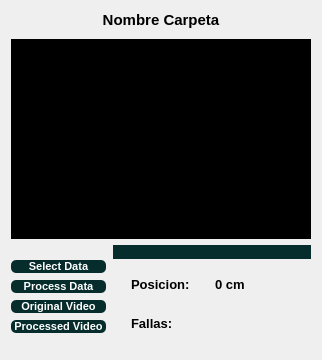
                 <widget class="QFrame" name="frame_control">
                  <property name="minimumSize">
                   <size>
                    <width>0</width>
                    <height>0</height>
                   </size>
                  </property>
                  <property name="maximumSize">
                   <size>
                    <width>16777215</width>
                    <height>10000000</height>
                   </size>
                  </property>
                  <property name="styleSheet">
                   <string notr="true">border:none;</string>
                  </property>
                  <property name="frameShape">
                   <enum>QFrame::StyledPanel</enum>
                  </property>
                  <property name="frameShadow">
                   <enum>QFrame::Raised</enum>
                  </property>
                  <layout class="QVBoxLayout" name="verticalLayout_16">
                   <item alignment="Qt::AlignHCenter">
                    <widget class="QFrame" name="Video_player">
                     <property name="styleSheet">
                      <string notr="true">border:none;
</string>
                     </property>
                     <property name="frameShape">
                      <enum>QFrame::StyledPanel</enum>
                     </property>
                     <property name="frameShadow">
                      <enum>QFrame::Raised</enum>
                     </property>
                     <layout class="QVBoxLayout" name="verticalLayout_22">
                      <property name="spacing">
                       <number>10</number>
                      </property>
                      <property name="leftMargin">
                       <number>0</number>
                      </property>
                      <property name="topMargin">
                       <number>0</number>
                      </property>
                      <property name="rightMargin">
                       <number>0</number>
                      </property>
                      <property name="bottomMargin">
                       <number>0</number>
                      </property>
                      <item>
                       <widget class="QLabel" name="label_23">
                        <property name="maximumSize">
                         <size>
                          <width>16777215</width>
                          <height>20</height>
                         </size>
                        </property>
                        <property name="font">
                         <font>
                          <pointsize>11</pointsize>
                          <weight>75</weight>
                          <bold>true</bold>
                         </font>
                        </property>
                        <property name="text">
                         <string>Nombre Carpeta</string>
                        </property>
                        <property name="alignment">
                         <set>Qt::AlignCenter</set>
                        </property>
                       </widget>
                      </item>
                      <item>
                       <widget class="QLabel" name="label_24">
                        <property name="minimumSize">
                         <size>
                          <width>300</width>
                          <height>200</height>
                         </size>
                        </property>
                        <property name="maximumSize">
                         <size>
                          <width>500</width>
                          <height>300</height>
                         </size>
                        </property>
                        <property name="styleSheet">
                         <string notr="true">border: 1px solid black;
background-color: rgb(0, 0, 0);</string>
                        </property>
                        <property name="text">
                         <string/>
                        </property>
                        <property name="scaledContents">
                         <bool>true</bool>
                        </property>
                        <property name="alignment">
                         <set>Qt::AlignCenter</set>
                        </property>
                       </widget>
                      </item>
                     </layout>
                    </widget>
                   </item>
                   <item>
                    <widget class="QFrame" name="frame_21">
                     <property name="styleSheet">
                      <string notr="true">border:none;
</string>
                     </property>
                     <property name="frameShape">
                      <enum>QFrame::StyledPanel</enum>
                     </property>
                     <property name="frameShadow">
                      <enum>QFrame::Raised</enum>
                     </property>
                     <layout class="QHBoxLayout" name="horizontalLayout_20">
                      <property name="spacing">
                       <number>7</number>
                      </property>
                      <property name="leftMargin">
                       <number>0</number>
                      </property>
                      <property name="topMargin">
                       <number>0</number>
                      </property>
                      <property name="rightMargin">
                       <number>0</number>
                      </property>
                      <property name="bottomMargin">
                       <number>0</number>
                      </property>
                      <item alignment="Qt::AlignVCenter">
                       <widget class="QFrame" name="frame_22">
                        <property name="styleSheet">
                         <string notr="true">border:none;
</string>
                        </property>
                        <property name="frameShape">
                         <enum>QFrame::StyledPanel</enum>
                        </property>
                        <property name="frameShadow">
                         <enum>QFrame::Raised</enum>
                        </property>
                        <layout class="QVBoxLayout" name="verticalLayout_17">
                         <property name="spacing">
                          <number>7</number>
                         </property>
                         <property name="leftMargin">
                          <number>0</number>
                         </property>
                         <property name="topMargin">
                          <number>0</number>
                         </property>
                         <property name="rightMargin">
                          <number>0</number>
                         </property>
                         <property name="bottomMargin">
                          <number>0</number>
                         </property>
                         <item>
                          <widget class="QPushButton" name="btn_archivo">
                           <property name="minimumSize">
                            <size>
                             <width>60</width>
                             <height>0</height>
                            </size>
                           </property>
                           <property name="maximumSize">
                            <size>
                             <width>250</width>
                             <height>16777215</height>
                            </size>
                           </property>
                           <property name="font">
                            <font>
                             <pointsize>8</pointsize>
                             <weight>75</weight>
                             <bold>true</bold>
                            </font>
                           </property>
                           <property name="styleSheet">
                            <string notr="true">border: none;
    border-radius: 5px;
background-color: rgb(6, 44, 44);
radius: 10px;
color: rgb(255, 255, 255);</string>
                           </property>
                           <property name="text">
                            <string>Select Data</string>
                           </property>
                           <property name="icon">
                            <iconset>
                             <normaloff>Iconos/icons8-save-48.png</normaloff>Iconos/icons8-save-48.png</iconset>
                           </property>
                           <property name="iconSize">
                            <size>
                             <width>25</width>
                             <height>25</height>
                            </size>
                           </property>
                          </widget>
                         </item>
                         <item>
                          <widget class="QPushButton" name="btn_procesar">
                           <property name="maximumSize">
                            <size>
                             <width>230</width>
                             <height>16777215</height>
                            </size>
                           </property>
                           <property name="font">
                            <font>
                             <pointsize>8</pointsize>
                             <weight>75</weight>
                             <bold>true</bold>
                            </font>
                           </property>
                           <property name="styleSheet">
                            <string notr="true">border: none;
    border-radius: 5px;
background-color: rgb(6, 44, 44);
radius: 10px;
color: rgb(255, 255, 255);</string>
                           </property>
                           <property name="text">
                            <string>Process Data</string>
                           </property>
                           <property name="icon">
                            <iconset>
                             <normaloff>Iconos/icons8-ohio-50.png</normaloff>Iconos/icons8-ohio-50.png</iconset>
                           </property>
                           <property name="iconSize">
                            <size>
                             <width>25</width>
                             <height>25</height>
                            </size>
                           </property>
                          </widget>
                         </item>
                         <item>
                          <widget class="QPushButton" name="btn_original">
                           <property name="maximumSize">
                            <size>
                             <width>230</width>
                             <height>16777215</height>
                            </size>
                           </property>
                           <property name="font">
                            <font>
                             <pointsize>8</pointsize>
                             <weight>75</weight>
                             <bold>true</bold>
                            </font>
                           </property>
                           <property name="styleSheet">
                            <string notr="true">border: none;
    border-radius: 5px;
background-color: rgb(6, 44, 44);
radius: 10px;
color: rgb(255, 255, 255);</string>
                           </property>
                           <property name="text">
                            <string>Original Video</string>
                           </property>
                           <property name="icon">
                            <iconset>
                             <normaloff>Iconos/icons8-video-camera-48.png</normaloff>Iconos/icons8-video-camera-48.png</iconset>
                           </property>
                           <property name="iconSize">
                            <size>
                             <width>30</width>
                             <height>30</height>
                            </size>
                           </property>
                          </widget>
                         </item>
                         <item>
                          <widget class="QPushButton" name="btn_procesado">
                           <property name="maximumSize">
                            <size>
                             <width>230</width>
                             <height>16777215</height>
                            </size>
                           </property>
                           <property name="font">
                            <font>
                             <pointsize>8</pointsize>
                             <weight>75</weight>
                             <bold>true</bold>
                            </font>
                           </property>
                           <property name="styleSheet">
                            <string notr="true">border: none;
    border-radius: 5px;
background-color: rgb(6, 44, 44);
radius: 10px;
color: rgb(255, 255, 255);</string>
                           </property>
                           <property name="text">
                            <string>Processed Video</string>
                           </property>
                           <property name="icon">
                            <iconset>
                             <normaloff>Iconos/image.png</normaloff>Iconos/image.png</iconset>
                           </property>
                           <property name="iconSize">
                            <size>
                             <width>30</width>
                             <height>30</height>
                            </size>
                           </property>
                          </widget>
                         </item>
                        </layout>
                       </widget>
                      </item>
                      <item>
                       <widget class="QFrame" name="frame_23">
                        <property name="styleSheet">
                         <string notr="true">border:none;
</string>
                        </property>
                        <property name="frameShape">
                         <enum>QFrame::StyledPanel</enum>
                        </property>
                        <property name="frameShadow">
                         <enum>QFrame::Raised</enum>
                        </property>
                        <layout class="QVBoxLayout" name="verticalLayout_18">
                         <property name="leftMargin">
                          <number>0</number>
                         </property>
                         <property name="topMargin">
                          <number>0</number>
                         </property>
                         <property name="rightMargin">
                          <number>0</number>
                         </property>
                         <property name="bottomMargin">
                          <number>0</number>
                         </property>
                         <item>
                          <widget class="QFrame" name="frame_26">
                           <property name="frameShape">
                            <enum>QFrame::StyledPanel</enum>
                           </property>
                           <property name="frameShadow">
                            <enum>QFrame::Raised</enum>
                           </property>
                           <layout class="QVBoxLayout" name="verticalLayout_19">
                            <property name="spacing">
                             <number>0</number>
                            </property>
                            <property name="leftMargin">
                             <number>0</number>
                            </property>
                            <property name="topMargin">
                             <number>0</number>
                            </property>
                            <property name="rightMargin">
                             <number>0</number>
                            </property>
                            <property name="bottomMargin">
                             <number>0</number>
                            </property>
                            <item>
                             <widget class="QFrame" name="frame_25">
                              <property name="maximumSize">
                               <size>
                                <width>231</width>
                                <height>30</height>
                               </size>
                              </property>
                              <property name="styleSheet">
                               <string notr="true">border: none;
    border-radius: 10px;
background-color: rgb(6, 44, 44);
radius: 10px;
color: rgb(255, 255, 255);</string>
                              </property>
                              <property name="frameShape">
                               <enum>QFrame::StyledPanel</enum>
                              </property>
                              <property name="frameShadow">
                               <enum>QFrame::Raised</enum>
                              </property>
                              <layout class="QHBoxLayout" name="horizontalLayout_23">
                               <property name="spacing">
                                <number>10</number>
                               </property>
                               <property name="leftMargin">
                                <number>20</number>
                               </property>
                               <property name="topMargin">
                                <number>0</number>
                               </property>
                               <property name="rightMargin">
                                <number>20</number>
                               </property>
                               <property name="bottomMargin">
                                <number>0</number>
                               </property>
                               <item>
                                <widget class="QPushButton" name="btn_prev">
                                 <property name="styleSheet">
                                  <string notr="true">border: none;
    border-radius: 10px;
background-color: rgb(6, 44, 44);
radius: 10px;
color: rgb(255, 255, 255);</string>
                                 </property>
                                 <property name="text">
                                  <string/>
                                 </property>
                                 <property name="icon">
                                  <iconset>
                                   <normaloff>Iconos/icons8-back-48.png</normaloff>Iconos/icons8-back-48.png</iconset>
                                 </property>
                                 <property name="iconSize">
                                  <size>
                                   <width>25</width>
                                   <height>25</height>
                                  </size>
                                 </property>
                                </widget>
                               </item>
                               <item>
                                <widget class="QPushButton" name="btn_play">
                                 <property name="styleSheet">
                                  <string notr="true">border: none;
    border-radius: 10px;
background-color: rgb(6, 44, 44);
radius: 10px;
color: rgb(255, 255, 255);</string>
                                 </property>
                                 <property name="text">
                                  <string/>
                                 </property>
                                 <property name="icon">
                                  <iconset>
                                   <normaloff>Iconos/icons8-play-48.png</normaloff>Iconos/icons8-play-48.png</iconset>
                                 </property>
                                 <property name="iconSize">
                                  <size>
                                   <width>25</width>
                                   <height>25</height>
                                  </size>
                                 </property>
                                </widget>
                               </item>
                               <item>
                                <widget class="QPushButton" name="btn_pause">
                                 <property name="styleSheet">
                                  <string notr="true">border: none;
    border-radius: 10px;
background-color: rgb(6, 44, 44);
radius: 10px;
color: rgb(255, 255, 255);</string>
                                 </property>
                                 <property name="text">
                                  <string/>
                                 </property>
                                 <property name="icon">
                                  <iconset>
                                   <normaloff>Iconos/icons8-pause-48.png</normaloff>Iconos/icons8-pause-48.png</iconset>
                                 </property>
                                 <property name="iconSize">
                                  <size>
                                   <width>25</width>
                                   <height>25</height>
                                  </size>
                                 </property>
                                </widget>
                               </item>
                               <item>
                                <widget class="QPushButton" name="btn_next">
                                 <property name="styleSheet">
                                  <string notr="true">border: none;
    border-radius: 10px;
background-color: rgb(6, 44, 44);
radius: 10px;
color: rgb(255, 255, 255);</string>
                                 </property>
                                 <property name="text">
                                  <string/>
                                 </property>
                                 <property name="icon">
                                  <iconset>
                                   <normaloff>Iconos/icons8-next-48.png</normaloff>Iconos/icons8-next-48.png</iconset>
                                 </property>
                                 <property name="iconSize">
                                  <size>
                                   <width>25</width>
                                   <height>25</height>
                                  </size>
                                 </property>
                                </widget>
                               </item>
                              </layout>
                             </widget>
                            </item>
                            <item>
                             <widget class="QFrame" name="datos">
                              <property name="frameShape">
                               <enum>QFrame::StyledPanel</enum>
                              </property>
                              <property name="frameShadow">
                               <enum>QFrame::Raised</enum>
                              </property>
                              <layout class="QVBoxLayout" name="verticalLayout_21">
                               <item>
                                <widget class="QFrame" name="frame_30">
                                 <property name="frameShape">
                                  <enum>QFrame::StyledPanel</enum>
                                 </property>
                                 <property name="frameShadow">
                                  <enum>QFrame::Raised</enum>
                                 </property>
                                 <layout class="QHBoxLayout" name="horizontalLayout_27">
                                  <item>
                                   <widget class="QLabel" name="label_19">
                                    <property name="font">
                                     <font>
                                      <pointsize>10</pointsize>
                                      <weight>75</weight>
                                      <bold>true</bold>
                                     </font>
                                    </property>
                                    <property name="text">
                                     <string>Posicion:</string>
                                    </property>
                                   </widget>
                                  </item>
                                  <item>
                                   <widget class="QLabel" name="label_20">
                                    <property name="font">
                                     <font>
                                      <pointsize>10</pointsize>
                                      <weight>75</weight>
                                      <bold>true</bold>
                                     </font>
                                    </property>
                                    <property name="text">
                                     <string>0 cm</string>
                                    </property>
                                   </widget>
                                  </item>
                                 </layout>
                                </widget>
                               </item>
                               <item>
                                <widget class="QFrame" name="frame_31">
                                 <property name="font">
                                  <font>
                                   <weight>75</weight>
                                   <bold>true</bold>
                                  </font>
                                 </property>
                                 <property name="frameShape">
                                  <enum>QFrame::StyledPanel</enum>
                                 </property>
                                 <property name="frameShadow">
                                  <enum>QFrame::Raised</enum>
                                 </property>
                                 <layout class="QHBoxLayout" name="horizontalLayout_28">
                                  <item>
                                   <widget class="QLabel" name="label_21">
                                    <property name="font">
                                     <font>
                                      <pointsize>10</pointsize>
                                      <weight>75</weight>
                                      <bold>true</bold>
                                     </font>
                                    </property>
                                    <property name="text">
                                     <string>Fallas:</string>
                                    </property>
                                   </widget>
                                  </item>
                                  <item>
                                   <widget class="QLabel" name="label_22">
                                    <property name="font">
                                     <font>
                                      <pointsize>10</pointsize>
                                      <weight>75</weight>
                                      <bold>true</bold>
                                     </font>
                                    </property>
                                    <property name="text">
                                     <string/>
                                    </property>
                                   </widget>
                                  </item>
                                 </layout>
                                </widget>
                               </item>
                              </layout>
                             </widget>
                            </item>
                           </layout>
                          </widget>
                         </item>
                        </layout>
                       </widget>
                      </item>
                     </layout>
                    </widget>
                   </item>
                  </layout>
                 </widget>
